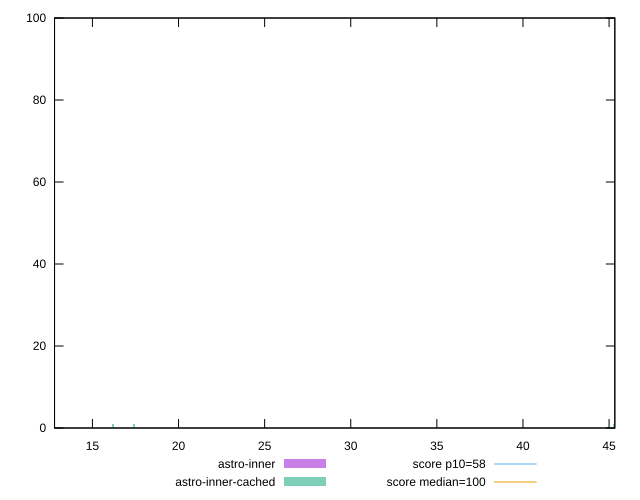

gnuplot code for this plot:
reset

$astroInner <<EOF
12.8 100
EOF

$astroInnerCached <<EOF
45.300000000000004 1
12.8 97
17.400000000000002 1
16.2 1
EOF

set key outside below
set boxwidth 0.1
set xrange [12.8:45.33333333333346]
set yrange [0:100]
set trange [0:100]
set style fill transparent solid 0.5 noborder

set parametric
set terminal svg size 640, 500 enhanced background rgb 'white'
set output "reports/report_00033_2021-03-01T14-23-16.841Z/estimated-input-latency/comparison/histogram/2_vs_3.svg"

plot $astroInner title "astro-inner" with boxes, \
     $astroInnerCached title "astro-inner-cached" with boxes, \
     58,t title "score p10=58", \
     100,t title "score median=100"

reset
